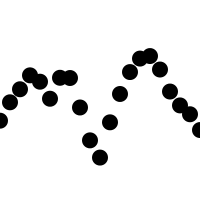
Frame 1 (no input)
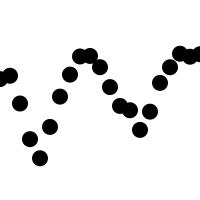
Frame 60 (the mouse pressed at the canvas centre just before this capture)
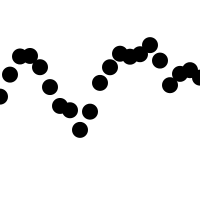
Frame 120 (the mouse held since frame 60 and released just before this capture)

The Processing sketch that drew these frames (run headless with seeded random() and noise(); from frame 60 on, the mouse is pressed at the canvas centre):

// Processing sketch: Test13_9
// ── Test13_9.pde
float theta=0.0;

void setup(){
  size(200,200);
}

void draw(){
  background(255);
  
  theta += 0.02;
  
  noStroke();
  fill(0);
  
  float x=theta;
  
  for(int i=0;i<=20;i++){
    float y=map(noise(x),0,1,0,height);
    ellipse(i*10,y,16,16);
    x+=0.2;
  }
}
